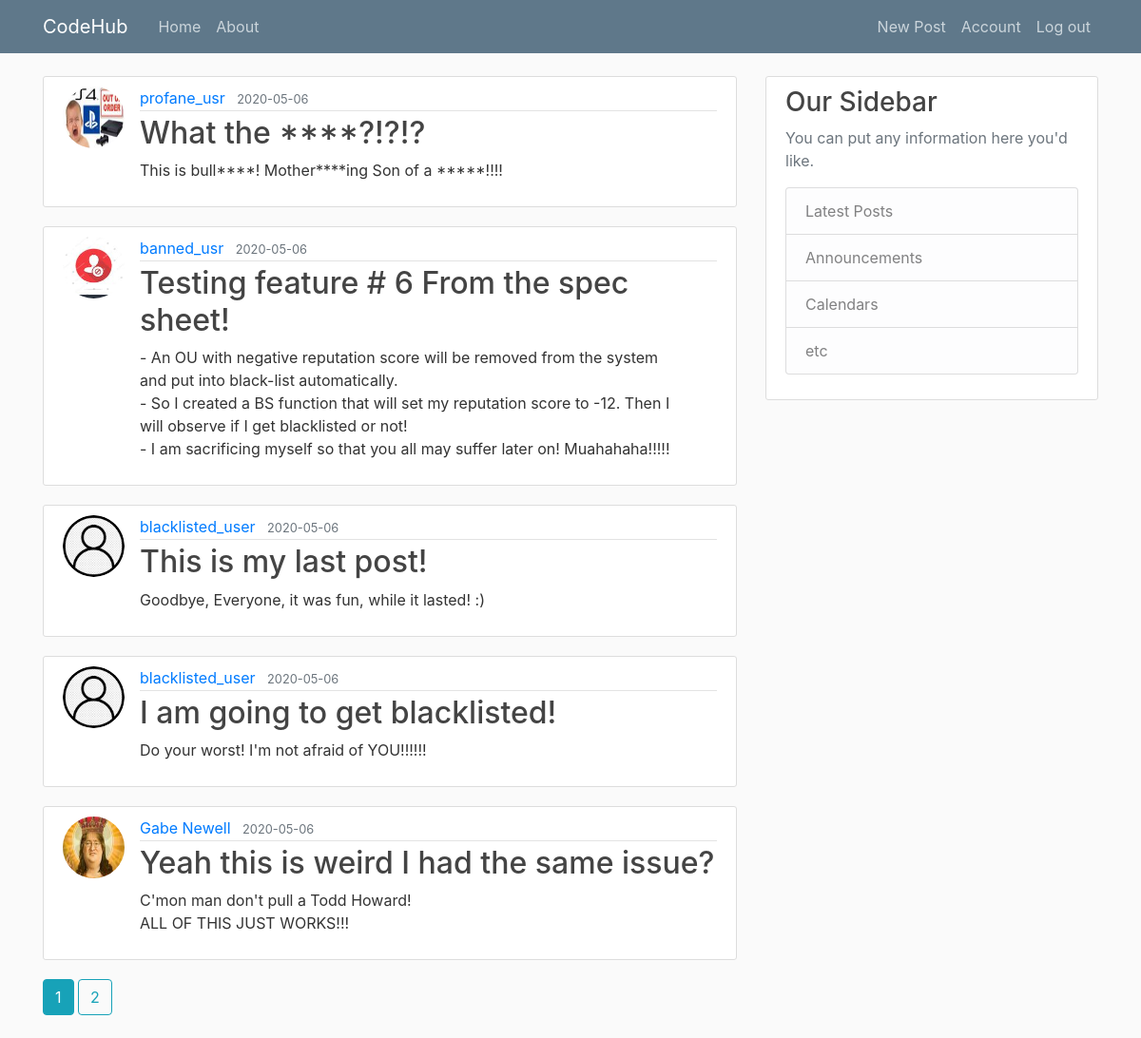
Screenshot of /home (signed in) with the database file from the repository.
### app/models.py (models this page shows, shortened)
class Post(db.Model):
    id = db.Column(db.Integer, primary_key=True)                                    # Primary Key
    title = db.Column(db.String(100), nullable=False)                               # Each Post will have a title, with a max(100) characters, uniqueness does not apply, and Null is not allowed!
    date_posted = db.Column(db.DateTime, nullable=False, default=datetime.utcnow)   # Each Post will have a date_posted, with DateTime set to utcnow, current time, and Null is not allowed!
    content = db.Column(db.Text, nullable=False)                                    # Each Post will have a content with no character limit, and Null is not allowed!
    user_id = db.Column(db.Integer, db.ForeignKey('user.id'), nullable=False)       # This is using the user id as a ForeignKey, each post must have an Author, so Null is not allowed!

class User(db.Model, UserMixin):
    id = db.Column(db.Integer, primary_key=True)                                    # Primary Key
    username = db.Column(db.String(20), unique=True, nullable=False)                # Each User will have a username, with a max(20) characters, it must be unique, and Null is not allowed!
    email = db.Column(db.String(120), unique=True, nullable=False)                  # Each User will have an email, with a max(120) characters, it must be unique, and Null is not allowed!
    image_file = db.Column(db.String(20), nullable=False, default='default.jpg')    # Each User will have a defualt profile Image, so uniqueness does not apply, since Null is not allowed!
    password = db.Column(db.String(60), nullable=False)                             # Each User will have passwords, with a max(60) characters, uniqueness does not apply, and Null is not allowed!
    posts = db.relationship('Post', backref='author', lazy=True)                    # This is linked to Posts, Lazy Evaluation is set to: True
    reputation = db.Column(db.Integer, nullable=False, default=10)                  # This has a default value of 10
    chance = db.Column(db.Boolean, nullable=False, default=True)                    # This has a default value of True
    blacklisted = db.Column(db.Boolean, unique=False, default=False)                # This has a default value of False
    compliments=db.Column(db.Integer, unique=False, default=0)                      # This has a default value of 0

### app/main/routes.py (the view)
@main.route('/')
@main.route('/home')
def home():                                                                                                         # Testing Complete. I no longer need to use dummy data! Horray!!! :D
    page = request.args.get('page', 1, type=int)                                                                    # We request a page, the default page is 1, of type int
    posts = Post.query.order_by(Post.date_posted.desc()).paginate(page=page, per_page=5)                            # Instead of using query.all(), I've changed this to query.paginate() ...
    if (current_user.is_authenticated and current_user.reputation < 0):         # Feature # 6: From the Spec Sheet!
        blacklist(current_user)
    return render_template('home.html', posts=posts)

### app/models.py (called while the page is built)
@login_manager.user_loader
def laod_user(user_id):
    return User.query.get(int(user_id))                                             # getter function that helps get the user_id

### app/templates/home.html
{% extends "template.html" %}
{% block content %}
    {% for post in posts.items %}
        <article class="media content-section">
            <img class="rounded-circle article-img" src="{{ url_for('static', filename='profile_images/' + post.author.image_file ) }}">
            <div class="media-body">
                <div class="article-metadata">
                    <a class="mr-2" href="{{ url_for('users.user_posts', username=post.author.username) }}">{{ post.author.username }}</a>
                    <small class="text-muted">{{ post.date_posted.strftime('%Y-%m-%d') }}</small>
                </div>
                <h2><a class="article-title" href="{{url_for('posts.post', post_id=post.id) }}">{{ post.title }}</a></h2>
                <p class="article-content">{{ post.content }}</p>
            </div>
        </article>
    {% endfor %}
    {% for page_num in posts.iter_pages(left_edge=1, right_edge=1, left_current=1, right_current=2) %}
        {% if page_num %}
            {% if posts.page == page_num %}
                <a class="btn btn-info mb-4" href="{{ url_for('main.home', page=page_num) }}">{{ page_num }}</a>
            {% else %}
                <a class="btn btn-outline-info mb-4" href="{{ url_for('main.home', page=page_num) }}">{{ page_num }}</a>
            {% endif %}
        {% else %}
            ...
        {% endif %}
    {% endfor %}
{% endblock content %}

### app/static/main.css (style rules this page uses)
body { background: #fafafa; color: #333333; margin-top: 5rem; }
h1, h2, h3, h4, h5, h6 { color: #444444; }
.content-section { background: #ffffff; padding: 10px 20px; border: 1px solid #dddddd; border-radius: 3px; margin-bottom: 20px; }
.article-title { color: #444444; }
.article-content { white-space: pre-line; }
.article-img { height: 65px; width: 65px; margin-right: 16px; }
.article-metadata { padding-bottom: 1px; margin-bottom: 4px; border-bottom: 1px solid #e3e3e3 }

### rows the page displays
Post: image_file (picture), author.username "profane_usr", date_posted "2020-05-06", title "What the ****?!?!?", content "This is bull****! Mother****ing Son of a *****!!!!"
Post: image_file (picture), author.username "banned_usr", date_posted "2020-05-06", title "Testing feature # 6 From the spec sheet!", content "- An OU with negative reputation score will be removed from the system and put into black-list automatically. - So I created a BS function that will set my reputation score to -12. Then I will observe if I get blacklisted or not! - I am sacrificing myself so that you all may suffer later on! Muahahaha!!!!!"
Post: image_file (placeholder picture), author.username "blacklisted_user", date_posted "2020-05-06", title "This is my last post!", content "Goodbye, Everyone, it was fun, while it lasted! :)"
Post: image_file (placeholder picture), author.username "blacklisted_user", date_posted "2020-05-06", title "I am going to get blacklisted!", content "Do your worst! I'm not afraid of YOU!!!!!!"
Post: image_file (picture), author.username "Gabe Newell", date_posted "2020-05-06", title "Yeah this is weird I had the same issue?", content "C'mon man don't pull a Todd Howard! ALL OF THIS JUST WORKS!!!"

### other values shown
{{ page_num }} "1"
{{ page_num }} "2"
